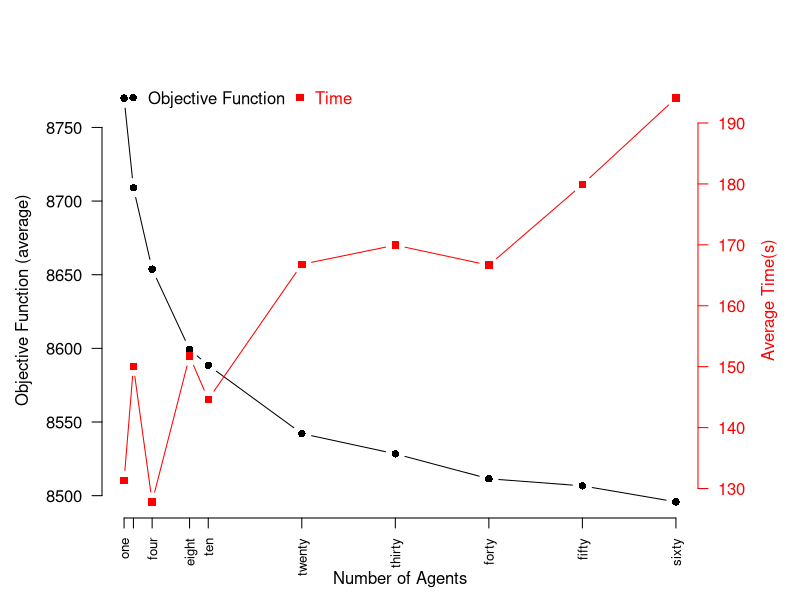

The R script that drew this image:
rm(list = ls(all = TRUE))

setwd(getwd())

dados_time <- read.csv("vrp_data_time.csv", dec = ".");
dados_g <- read.csv("vrp_data_fitness.csv", dec = ".");

agentes <- c(1, 2, 4, 8, 10, 20, 30, 40, 50, 60)

fo <- c(mean(dados_g$one), mean(dados_g$two), mean(dados_g$four), mean(dados_g$eight), mean(dados_g$ten), mean(dados_g$twenty), mean(dados_g$thirty), mean(dados_g$forty), mean(dados_g$fifty), mean(dados_g$sixty))
tempo <- c(mean(dados_time$one), mean(dados_time$two), mean(dados_time$four), mean(dados_time$eight), mean(dados_time$ten), mean(dados_time$twenty), mean(dados_time$thirty), mean(dados_time$forty), mean(dados_time$fifty), mean(dados_time$sixty))

## add extra space to right margin of plot within frame
par(mar=c(4, 5, 4, 5) + 0.1)

## Plot first set of data and draw its axis
plot(agentes, fo, pch=16, axes=FALSE, #ylim=c(-14,-2), 
     xlab="", ylab="", 
     type="b",col="black")
axis(2, col="black",las=1)
mtext("Objective Function (average)",side=2.5,line=3.5)

## Allow a second plot on the same graph
par(new=TRUE)

## Plot the second plot and put axis scale on right
plot(agentes, tempo, pch=15,  xlab="", ylab="", 
     axes=FALSE, type="b", col="red")
mtext("Average Time(s)",side=4,col="red",line=3)
axis(4, col="red",col.axis="red",las=1)
nomes_ingles <- c("one", "two", "four", "eight", "ten", "twenty", "thirty", "forty", "fifty", "sixty")
axis(side=1, at=agentes, labels=nomes_ingles, las = 2, cex.axis = 0.8)
mtext("Number of Agents",side=1,col="black",line=2.5) 

legend("topright",inset=c(0.4,-0.01),legend=c("Objective Function","Time"), text.col=c("black","red"),pch=c(16,15),col=c("black","red"),  xpd=TRUE, horiz=TRUE, bty="n")
       